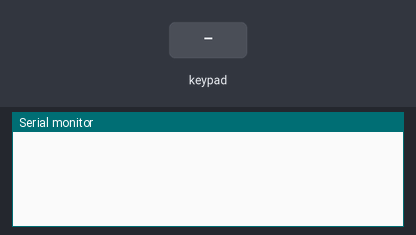
This sketch was run on a simulated Arduino Uno, built with avr-gcc and run on an emulated ATmega328P. Shown: the last lines printed to the serial monitor. Wiring (inferred from the names in the program): 2×4 keypad with keys 1 2 3 4 5 6 7 8 (labels assumed): rows pin 2, pin 4; columns pin 6, pin 7, pin 8, pin 9. The inputs (shaded band) are chosen by the test bench.

Above: at 1.2 s.
1.3 s: key '1' pressed
At 1.8 s:
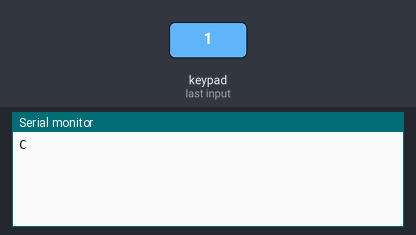
2.8 s: keypad keys 1 2 pressed 0.4 s apart
At 4.5 s:
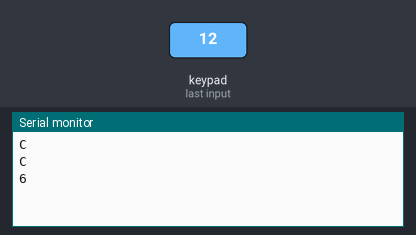
5.1 s: key '5' pressed
At 5.9 s:
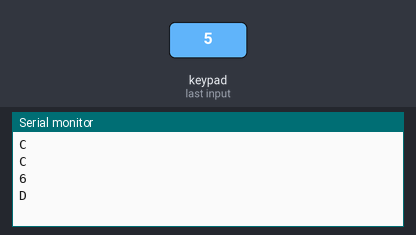
6.6 s: keypad keys 2 5 pressed 0.4 s apart
At 7.4 s:
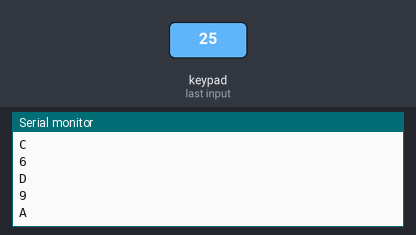
8.9 s: key '6' pressed
At 10.1 s:
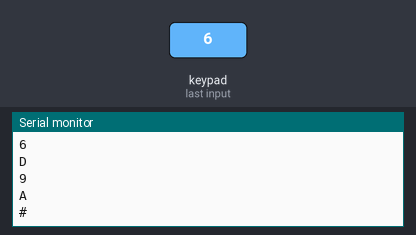

Measured:
- after the input at 1.3 s, the serial monitor: prints a new line at once (image 1)
- after the input at 2.8 s, the serial monitor: prints a new line after 0.50 s (image 2)
- after the input at 5.1 s, the serial monitor: prints a new line at once (image 3)
- after the input at 6.6 s, the serial monitor: prints a new line at once (image 4)
- after the input at 8.9 s, the serial monitor: prints a new line at once (image 5)

The sketch:

sketch_mar21a.ino
```cpp
#include <LiquidCrystal.h>
#include "LCD.h"
#define KEY_NOT_PRESSED'-'


LCD lcd(14,15,10,11,12,13);


void setup() {
  Serial.begin(9600);
  setKeyPad();
  //lcd.setTastatur(10);
}

void loop() {
  char myKey = readKey();
  if (myKey != KEY_NOT_PRESSED)
  {
    Serial.println(myKey);
    lcd.setTastatur(myKey);
  }
}
```

KeyPad.ino
```cpp
#define KEY_1 '1'
#define KEY_2 '2'
#define KEY_3 '3'
#define KEY_4 '4'
#define KEY_5 '5'
#define KEY_6 '6'
#define KEY_7 '7'
#define KEY_8 '8'
#define KEY_9 '9'
#define KEY_0 '0'
#define KEY_STAR '*'
#define KEY_HASH '#'
#define KEY_A 'A'
#define KEY_B 'B'
#define KEY_C 'C'
#define KEY_D 'D'

long lastV;
long debounceTime = 500;

int row[] = {2, 3, 4, 5};
int col[] = {6, 7, 8, 9};

void setKeyPad() {
  for (int r = 0; r < 4; r++)
  {
    pinMode(row[r], OUTPUT);
    //digitalWrite(r,1);
  }
  for (int c = 0; c < 4; c++)
  {
    pinMode(col[c], INPUT);
    digitalWrite(col[c], HIGH);
  }
}

char readKey()
{
  char key = KEY_NOT_PRESSED;
  for (int r = 0; r < 4; r++)
  {
    digitalWrite(row[r], HIGH);
    delay(1);
    for (int c = 0; c < 4; c++)
    {
      if ((digitalRead(col[c]) == LOW) && (millis() - lastV) >= debounceTime)
      {
        if ((c == 3) && (r == 3)) key = KEY_1;
        if ((c == 2) && (r == 3)) key = KEY_2;
        if ((c == 1) && (r == 3)) key = KEY_3;
        if ((c == 0) && (r == 3)) key = KEY_A;
        if ((c == 3) && (r == 2)) key = KEY_4;
        if ((c == 2) && (r == 2)) key = KEY_5;
        if ((c == 1) && (r == 2)) key = KEY_6;
        if ((c == 0) && (r == 2)) key = KEY_B;
        if ((c == 3) && (r == 1)) key = KEY_7;
        if ((c == 2) && (r == 1)) key = KEY_8;
        if ((c == 1) && (r == 1)) key = KEY_9;
        if ((c == 0) && (r == 1)) key = KEY_C;
        if ((c == 3) && (r == 0)) key = KEY_STAR;
        if ((c == 2) && (r == 0)) key = KEY_0;
        if ((c == 1) && (r == 0)) key = KEY_HASH;
        if ((c == 0) && (r == 0)) key = KEY_D;
        lastV = millis();
      }
    }
    digitalWrite(row[r], LOW);
    delay(1);
  }
  return key;
}
```

LCD.h
```cpp
class LCD: public LiquidCrystal
{

  public:


    LCD(int LCD_RS, int LCD_Enable, int LCD_D4, int LCD_D5, int LCD_D6, int LCD_D7): LiquidCrystal(LCD_RS, LCD_Enable, LCD_D4, LCD_D5, LCD_D6, LCD_D7)
    {
      setCursor(0, 0);
      //print("Tastatur");
    }


    void setTastatur(int Ziffer)
    {
      setCursor(0,0);
      print("Tastatur ");
      write(Ziffer);
    }


};
```
